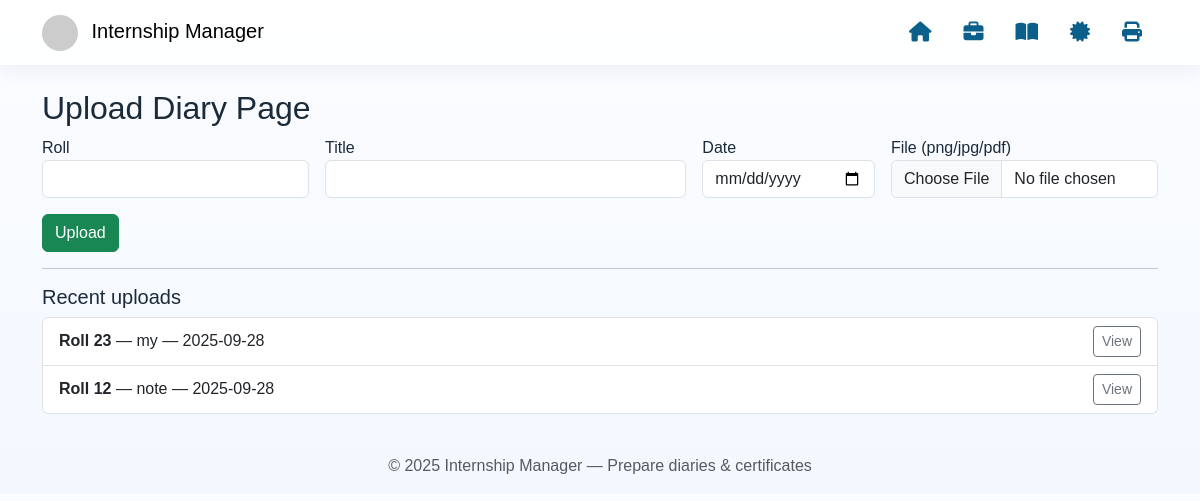
/diary, run on the app's committed database.
### tables this page shows
CREATE TABLE diaries (
            id INTEGER PRIMARY KEY AUTOINCREMENT,
            roll TEXT NOT NULL,
            title TEXT,
            date TEXT,
            filename TEXT,
            uploaded_at TEXT
        );

### app.py (the view, shortened to what this page needs)
@app.route("/diary", methods=("GET", "POST"))
def diary_upload():
    conn = get_db()
    diaries = conn.execute("SELECT * FROM diaries ORDER BY uploaded_at DESC LIMIT 50").fetchall()
    conn.close()
    return render_template("diary_upload.html", diaries=diaries)

### app.py (called while the page is built)
def get_db():
    conn = sqlite3.connect(DB_PATH)
    conn.row_factory = sqlite3.Row
    return conn

### templates/diary_upload.html
{% extends "base.html" %}
{% block content %}
<h2>Upload Diary Page</h2>
<form method="post" enctype="multipart/form-data" class="row g-3">
  <div class="col-md-3"><label>Roll</label><input name="roll" class="form-control" required></div>
  <div class="col-md-4"><label>Title</label><input name="title" class="form-control"></div>
  <div class="col-md-2"><label>Date</label><input type="date" name="date" class="form-control"></div>
  <div class="col-md-3"><label>File (png/jpg/pdf)</label><input type="file" name="file" accept=".png,.jpg,.jpeg,.pdf" class="form-control" required></div>
  <div class="col-12"><button class="btn btn-success">Upload</button></div>
</form>
<hr>
<h5>Recent uploads</h5>
<ul class="list-group">
  {% for d in diaries %}
  <li class="list-group-item d-flex justify-content-between align-items-center">
    <div>
      <strong>Roll {{ d.roll }}</strong> — {{ d.title or 'Diary Page' }} — {{ d.date or (d.uploaded_at or '')[:10] }}
    </div>
    <div><a href="{{ url_for('uploaded_diary', filename=d.filename) }}" target="_blank" class="btn btn-sm btn-outline-secondary">View</a></div>
  </li>
  {% else %}
  <li class="list-group-item text-muted">No diary uploads yet.</li>
  {% endfor %}
</ul>
{% endblock %}

### static/css/styles.css (style rules this page uses)
:root { --primary:#0b5f8a; --accent:#ff8a65; --muted:#6c757d; }
body { font-family: 'Poppins', Arial, sans-serif; background: linear-gradient(180deg, #fbfcff 0%, #f3f8ff 100%); color:#1b2b3a; }

### data on the page
diaries: roll "23", title "my", date "2025-09-28"
diaries: roll "12", title "note", date "2025-09-28"
